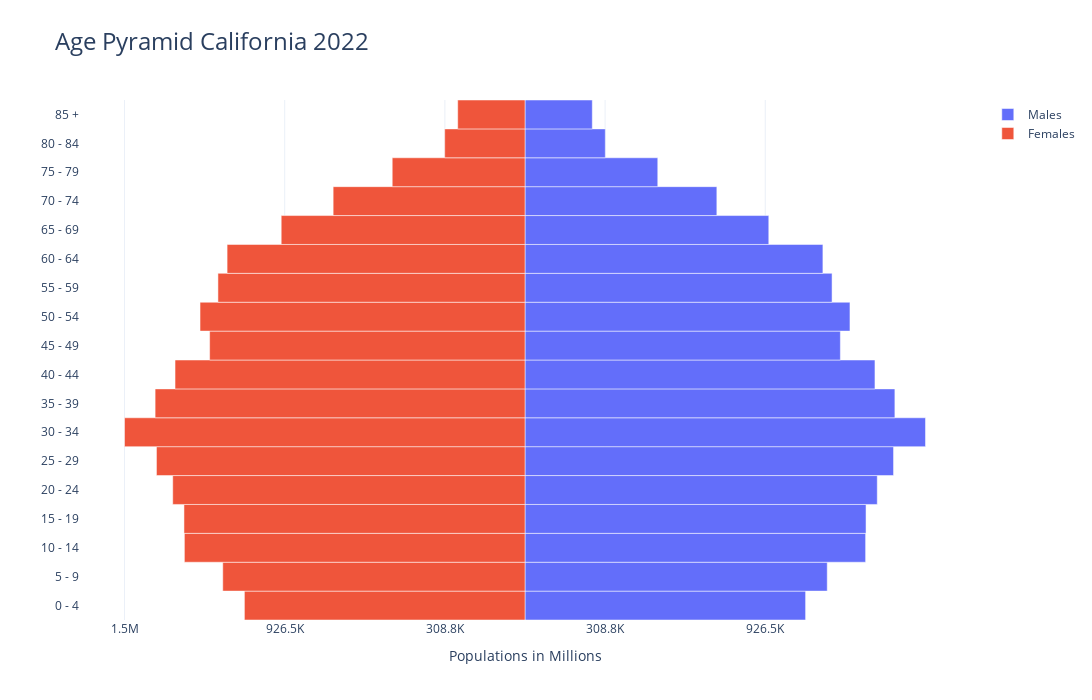

Notebook cell for this chart:
### Code cell
graph_pyramid(df_male_2022,df_female_2022,'California', '2022')

### Figure 1 — Plotly figure (JSON) as saved in the notebook; plotly's stock layout.template omitted (floating-point values rounded to 4 significant figures)
{"data": [{"name": "Males", "orientation": "h", "type": "bar", "x": [1081904, 1165348, 1313295, 1314876, 1358231, 1420961, 1544190, 1426147, 1349326, 1215975, 1252946, 1183932, 1148594, 939965, 739712, 511897, 309633, 259493], "y": ["0 - 4", "5 - 9", "10 - 14", "15 - 19", "20 - 24", "25 - 29", "30 - 34", "35 - 39", "40 - 44", "45 - 49", "50 - 54", "55 - 59", "60 - 64", "65 - 69", "70 - 74", "75 - 79", "80 - 84", "85 +"]}, {"name": "Females", "orientation": "h", "type": "bar", "x": [-1081904, -1165348, -1313295, -1314876, -1358231, -1420961, -1544190, -1426147, -1349326, -1215975, -1252946, -1183932, -1148594, -939965, -739712, -511897, -309633, -259493], "y": ["0 - 4", "5 - 9", "10 - 14", "15 - 19", "20 - 24", "25 - 29", "30 - 34", "35 - 39", "40 - 44", "45 - 49", "50 - 54", "55 - 59", "60 - 64", "65 - 69", "70 - 74", "75 - 79", "80 - 84", "85 +"]}], "layout": {"bargap": 0, "bargroupgap": 0, "barmode": "relative", "height": 700, "title": {"font": {"size": 24}, "text": "Age Pyramid California 2022"}, "width": 1400, "xaxis": {"ticktext": ["1.5M", "926.5K", "308.8K", "308.8K", "926.5K"], "tickvals": [-1544190, -926514, -308838, 308838, 926514], "title": {"font": {"size": 14}, "text": "Populations in Millions"}}}}
